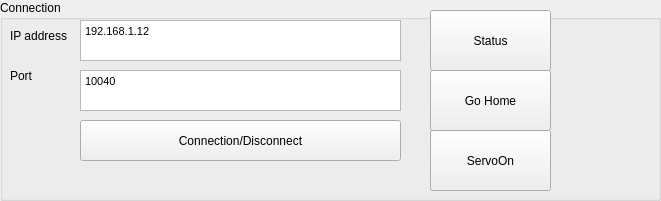
   <widget class="QGroupBox" name="groupBox">
    <property name="geometry">
     <rect>
      <x>0</x>
      <y>0</y>
      <width>661</width>
      <height>201</height>
     </rect>
    </property>
    <property name="title">
     <string>Connection</string>
    </property>
    <widget class="QPushButton" name="Status">
     <property name="geometry">
      <rect>
       <x>430</x>
       <y>10</y>
       <width>121</width>
       <height>61</height>
      </rect>
     </property>
     <property name="text">
      <string>Status</string>
     </property>
    </widget>
    <widget class="QLabel" name="label_2">
     <property name="geometry">
      <rect>
       <x>10</x>
       <y>60</y>
       <width>61</width>
       <height>31</height>
      </rect>
     </property>
     <property name="text">
      <string>Port</string>
     </property>
    </widget>
    <widget class="QTextEdit" name="edit_port">
     <property name="geometry">
      <rect>
       <x>80</x>
       <y>70</y>
       <width>321</width>
       <height>41</height>
      </rect>
     </property>
     <property name="readOnly">
      <bool>false</bool>
     </property>
     <property name="html">
      <string>&lt;!DOCTYPE HTML PUBLIC &quot;-//W3C//DTD HTML 4.0//EN&quot; &quot;http://www.w3.org/TR/REC-html40/strict.dtd&quot;&gt;
&lt;html&gt;&lt;head&gt;&lt;meta name=&quot;qrichtext&quot; content=&quot;1&quot; /&gt;&lt;meta charset=&quot;utf-8&quot; /&gt;&lt;style type=&quot;text/css&quot;&gt;
p, li { white-space: pre-wrap; }
hr { height: 1px; border-width: 0; }
li.unchecked::marker { content: &quot;\2610&quot;; }
li.checked::marker { content: &quot;\2612&quot;; }
&lt;/style&gt;&lt;/head&gt;&lt;body style=&quot; font-family:'Segoe UI'; font-size:9pt; font-weight:400; font-style:normal;&quot;&gt;
&lt;p style=&quot; margin-top:0px; margin-bottom:0px; margin-left:0px; margin-right:0px; -qt-block-indent:0; text-indent:0px;&quot;&gt;&lt;span style=&quot; font-family:'MS Shell Dlg 2'; font-size:8pt;&quot;&gt;10040&lt;/span&gt;&lt;/p&gt;&lt;/body&gt;&lt;/html&gt;</string>
     </property>
    </widget>
    <widget class="QLabel" name="label">
     <property name="geometry">
      <rect>
       <x>10</x>
       <y>20</y>
       <width>71</width>
       <height>31</height>
      </rect>
     </property>
     <property name="text">
      <string>IP address</string>
     </property>
    </widget>
    <widget class="QTextEdit" name="edit_ip">
     <property name="geometry">
      <rect>
       <x>80</x>
       <y>20</y>
       <width>321</width>
       <height>41</height>
      </rect>
     </property>
     <property name="readOnly">
      <bool>false</bool>
     </property>
     <property name="html">
      <string>&lt;!DOCTYPE HTML PUBLIC &quot;-//W3C//DTD HTML 4.0//EN&quot; &quot;http://www.w3.org/TR/REC-html40/strict.dtd&quot;&gt;
&lt;html&gt;&lt;head&gt;&lt;meta name=&quot;qrichtext&quot; content=&quot;1&quot; /&gt;&lt;meta charset=&quot;utf-8&quot; /&gt;&lt;style type=&quot;text/css&quot;&gt;
p, li { white-space: pre-wrap; }
hr { height: 1px; border-width: 0; }
li.unchecked::marker { content: &quot;\2610&quot;; }
li.checked::marker { content: &quot;\2612&quot;; }
&lt;/style&gt;&lt;/head&gt;&lt;body style=&quot; font-family:'Segoe UI'; font-size:9pt; font-weight:400; font-style:normal;&quot;&gt;
&lt;p style=&quot; margin-top:0px; margin-bottom:0px; margin-left:0px; margin-right:0px; -qt-block-indent:0; text-indent:0px;&quot;&gt;&lt;span style=&quot; font-family:'MS Shell Dlg 2'; font-size:8pt;&quot;&gt;192.168.1.12&lt;/span&gt;&lt;/p&gt;&lt;/body&gt;&lt;/html&gt;</string>
     </property>
    </widget>
    <widget class="QPushButton" name="servo_on">
     <property name="geometry">
      <rect>
       <x>430</x>
       <y>130</y>
       <width>121</width>
       <height>61</height>
      </rect>
     </property>
     <property name="text">
      <string>ServoOn</string>
     </property>
    </widget>
    <widget class="QPushButton" name="connect_Button">
     <property name="geometry">
      <rect>
       <x>80</x>
       <y>120</y>
       <width>321</width>
       <height>41</height>
      </rect>
     </property>
     <property name="text">
      <string>Connection/Disconnect</string>
     </property>
    </widget>
    <widget class="QPushButton" name="Go_Home">
     <property name="geometry">
      <rect>
       <x>430</x>
       <y>70</y>
       <width>121</width>
       <height>61</height>
      </rect>
     </property>
     <property name="text">
      <string>Go Home</string>
     </property>
    </widget>
   </widget>
